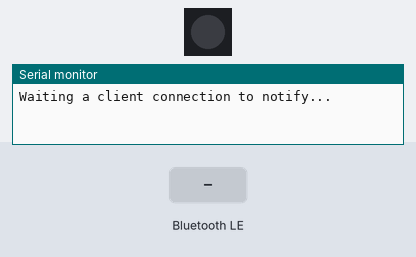
A sketch run on a simulated ESP32-S3. On the bench: 1 RGB LEDs in strip order, left to right, the last lines printed to the serial monitor. The test bench sets the inputs (shaded band). Dim RGB values are drawn brighter than linear; nothing arrives over Bluetooth unless stated; a phone connects over Bluetooth LE 3 s after start.

Above: at 1.2 s.
1.3 s: Bluetooth LE write "red_on" received
At 3.4 s:
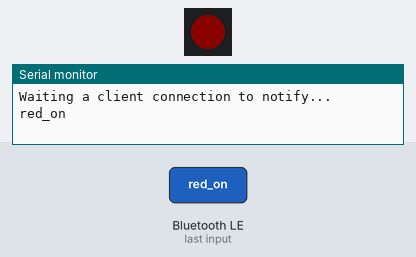
4.3 s: Bluetooth LE write "green_on" received
At 4.9 s:
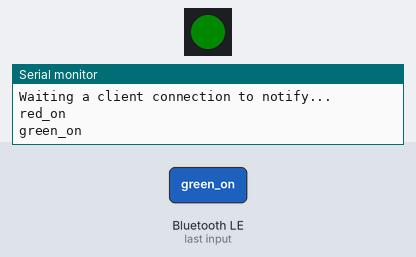
5.8 s: Bluetooth LE write "blue_on" received
At 6.6 s:
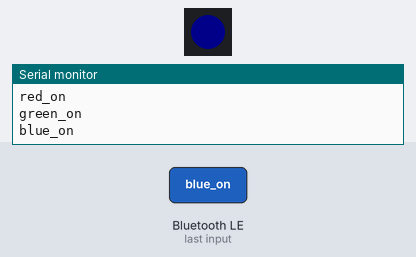
Timing chart, 0 to 8.8 s (numbered marks = the images above; inputs shaded):
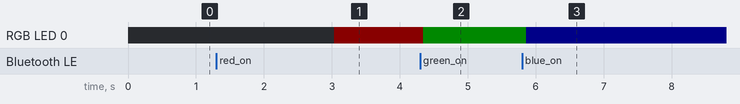

Measured:
- after the input at 1.3 s, RGB LED 0: off → RGB(10, 0, 0) after 1.7 s
- after the input at 4.3 s, RGB LED 0: RGB(10, 0, 0) → RGB(0, 10, 0) after 0.05 s
- after the input at 5.8 s, RGB LED 0: RGB(0, 10, 0) → RGB(0, 0, 10) after 0.06 s

The sketch:

Sketch_08.2_BLE_RGB.ino
```cpp
/*
* @ File:   Sketch_08.2_BLE_RGB.ino
* @ Author: [Eason Shen]
* @ Date:   [2026-05-14]
*/

#include "BLEDevice.h"
#include "BLEServer.h"
#include "BLEUtils.h"
#include "BLE2902.h"
#include "String.h"
#include "Freenove_WS2812_Lib_for_ESP32.h"

BLECharacteristic *pCharacteristic;
bool deviceConnected = false;
uint8_t txValue = 0;
long lastMsg = 0;
String rxload = "Test\n";

#define SERVICE_UUID "6E400001-B5A3-F393-E0A9-E50E24DCCA9E"
#define CHARACTERISTIC_UUID_RX "6E400002-B5A3-F393-E0A9-E50E24DCCA9E"
#define CHARACTERISTIC_UUID_TX "6E400003-B5A3-F393-E0A9-E50E24DCCA9E"

#define FNK0104AB_2P8_240x320_ILI9341

#ifdef FNK0104N_3P5_320x480_ST77922
 #define LEDS_PIN   40
#elif defined FNK0104AB_2P8_240x320_ILI9341
 #define LEDS_PIN   40
#endif
#define LEDS_COUNT 1
#define CHANNEL    0
#define KEY_PIN 0

Freenove_ESP32_WS2812 strip = Freenove_ESP32_WS2812(LEDS_COUNT, LEDS_PIN, CHANNEL, TYPE_GRB);

uint8_t m_color[5][3] = { { 255, 0, 0 }, { 0, 255, 0 }, { 0, 0, 255 }, { 255, 255, 255 }, { 0, 0, 0 } };

void stripInit(void){
  strip.begin();
  strip.setBrightness(10);
}

void switchRGB(int value) {
  int colorIndex = value % 4;
  switch (colorIndex) {
    case 1:
      strip.setLedColorData(0, m_color[0][0], m_color[0][1], m_color[0][2]);
      strip.show();
      break;
    case 2:
      strip.setLedColorData(0, m_color[1][0], m_color[1][1], m_color[1][2]);
      strip.show();
      break;
    case 3:
      strip.setLedColorData(0, m_color[2][0], m_color[2][1], m_color[2][2]);
      strip.show();
      break;
    default:
      strip.setLedColorData(0, m_color[4][0], m_color[4][1], m_color[4][2]);
      strip.show();
      break;
  }
}

class MyServerCallbacks : public BLEServerCallbacks {
  void onConnect(BLEServer *pServer) {
    deviceConnected = true;
  };
  void onDisconnect(BLEServer *pServer) {
    deviceConnected = false;
  }
};

class MyCallbacks : public BLECharacteristicCallbacks {
  void onWrite(BLECharacteristic *pCharacteristic) {
    String rxValue = pCharacteristic->getValue();
    if (rxValue.length() > 0) {
      rxload = "";
      for (int i = 0; i < rxValue.length(); i++) {
        rxload += (char)rxValue[i];
      }
    }
  }
};

void setupBLE(String BLEName) {
  const char *ble_name = BLEName.c_str();
  BLEDevice::init(ble_name);
  BLEServer *pServer = BLEDevice::createServer();
  pServer->setCallbacks(new MyServerCallbacks());
  BLEService *pService = pServer->createService(SERVICE_UUID);
  pCharacteristic = pService->createCharacteristic(CHARACTERISTIC_UUID_TX, BLECharacteristic::PROPERTY_NOTIFY);
  pCharacteristic->addDescriptor(new BLE2902());
  BLECharacteristic *pCharacteristic = pService->createCharacteristic(CHARACTERISTIC_UUID_RX, BLECharacteristic::PROPERTY_WRITE);
  pCharacteristic->setCallbacks(new MyCallbacks());
  pService->start();
  pServer->getAdvertising()->start();
  Serial.println("Waiting a client connection to notify...");
}

void setup() {
  Serial.begin(115200);
  stripInit();
  switchRGB(0);
  setupBLE("ESP32S3_BLE");
}

void loop() {
  long now = millis();
  if (now - lastMsg > 100) {
    if (deviceConnected && rxload.length() > 0) {
      Serial.println(rxload);
      if (strncmp(rxload.c_str(), "red_on", 6) == 0) {
        switchRGB(1);
      } else if (strncmp(rxload.c_str(), "red_off", 7) == 0) {
        switchRGB(0);
      } else if (strncmp(rxload.c_str(), "green_on", 8) == 0) {
        switchRGB(2);
      } else if (strncmp(rxload.c_str(), "green_off", 9) == 0) {
        switchRGB(0);
      } else if (strncmp(rxload.c_str(), "blue_on", 7) == 0) {
        switchRGB(3);
      } else if (strncmp(rxload.c_str(), "blue_off", 8) == 0) {
        switchRGB(0);
      }
      rxload = "";
    }
    if (Serial.available() > 0) {
      String str = Serial.readString();
      const char *newValue = str.c_str();
      pCharacteristic->setValue(newValue);
      pCharacteristic->notify();
    }
    lastMsg = now;
  }
}
```
